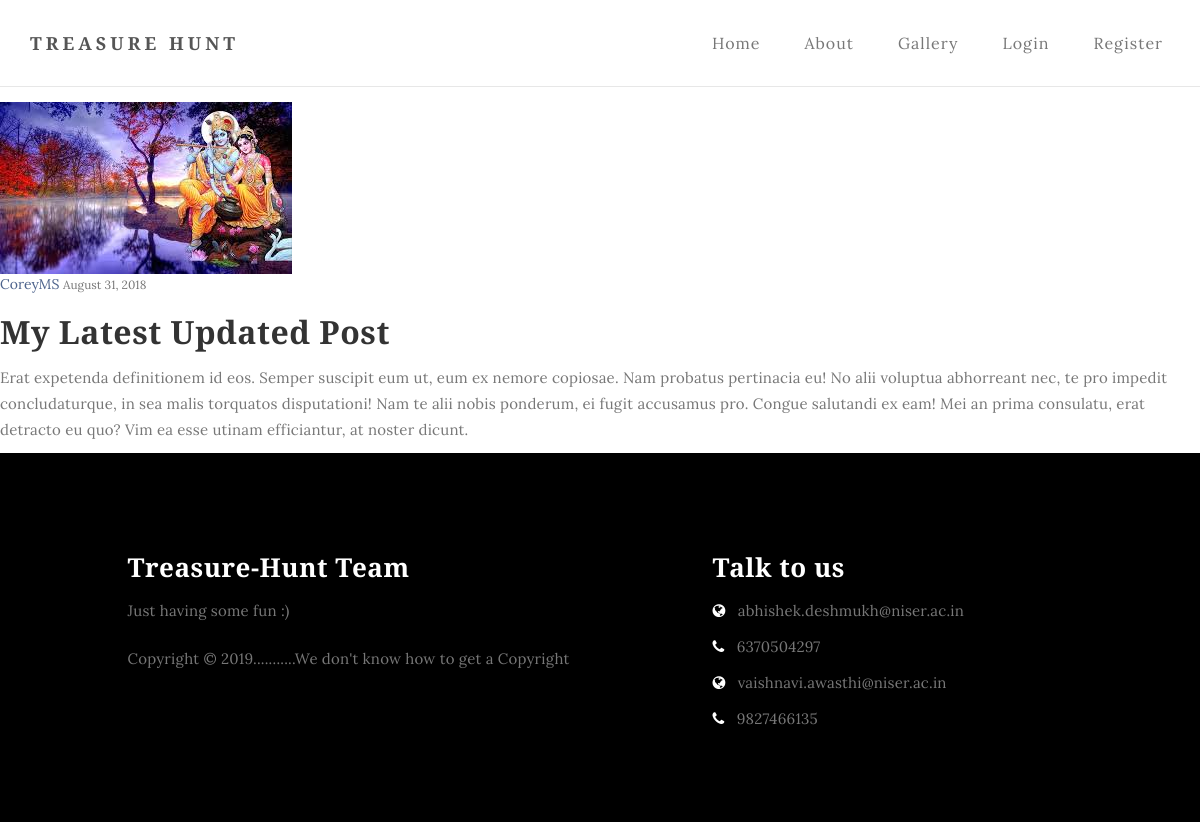
The page /post/30/ on the database its author committed.
### blog/models.py (models this page shows, shortened)
class Post(models.Model):
    title = models.CharField(max_length=100)
    content = models.TextField()
    date_posted = models.DateTimeField(default=timezone.now)
    author = models.ForeignKey(User, on_delete=models.CASCADE)

### users/models.py (models this page shows, shortened)
class Profile(models.Model):
    user = models.OneToOneField(User, on_delete=models.CASCADE)
    image = models.ImageField(default='default.jpg', upload_to='profile_pics')

### blog/views.py (the view)
# urls.py: path('post/<int:pk>/', PostDetailView.as_view(), name='post-detail'),
class PostDetailView(DetailView):
    model = Post

### blog/templates/blog/post_detail.html (shortened to what this page needs)
{% extends "blog/base.html" %}
{% block content %}
  <article class="media content-section">
    <img class="rounded-circle article-img" src="{{ object.author.profile.image.url }}">
    <div class="media-body">
      <div class="article-metadata">
        <a class="mr-2" href="{% url 'user-posts' object.author.username %}">{{ object.author }}</a>
        <small class="text-muted">{{ object.date_posted|date:"F d, Y" }}</small>
      </div>
      <h2 class="article-title">{{ object.title }}</h2>
      <p class="article-content">{{ object.content }}</p>
    </div>
  </article>
{% endblock content %}

### blog/static/blog/css/style.css (style rules this page uses)
body { background: #ffffff; font-family: 'Lora', serif; font-style: normal; font-weight: 300; overflow-x: hidden; }
h1,h2,h3,h4,h5,h6 { font-family: 'Merriweather', serif; font-style: normal; font-weight: bold; letter-spacing: 0.5px; }
h2 { font-size: 32px; }
h2,h3 { padding-bottom: 6px; }
p { color: #777; font-size: 15px; font-weight: 300; line-height: 26px; letter-spacing: 0.2px; }
html { -webkit-font-smoothing: antialiased; }
a { color: #4d638c; -webkit-transition: 0.5s; -o-transition: 0.5s; transition: 0.5s; text-decoration: none !important; }
* { -webkit-box-sizing: border-box; -moz-box-sizing: border-box; box-sizing: border-box; }
*:before, *:after { -webkit-box-sizing: border-box; -moz-box-sizing: border-box; box-sizing: border-box; }

### rows shown on the page
Post: author.profile.image (picture), author "CoreyMS", date_posted "August 31, 2018", title "My Latest Updated Post", content "Erat expetenda definitionem id eos. Semper suscipit eum ut, eum ex nemore copiosae. Nam probatus pertinacia eu! No alii voluptua abhorreant nec, te pro impedit concludaturque, in sea malis torquatos disputationi! Nam te alii nobis ponderum, ei fugit accusamus pro. Congue salutandi ex eam! Mei an prima consulatu, erat detracto eu quo? Vim ea esse utinam efficiantur, at noster dicunt."
